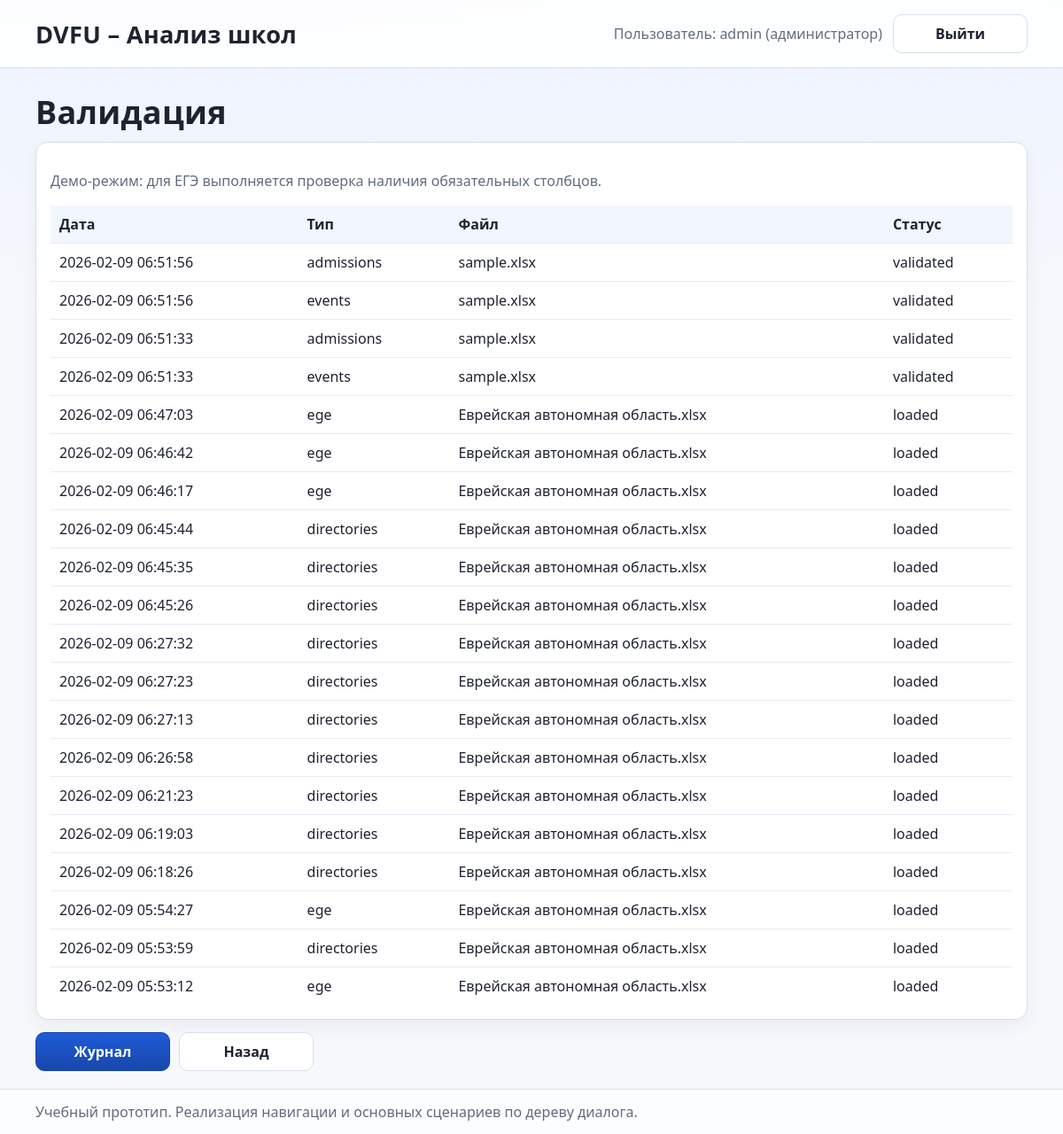
The app's page /data/validate (signed in) with its own data.
### db.py (models this page shows)
class Base(DeclarativeBase):
    pass

class User(Base):
    __tablename__ = "user"
    id = Column(Integer, primary_key=True)
    login = Column(String(64), unique=True, nullable=False, index=True)
    password_hash = Column(String(256), nullable=False)
    is_admin = Column(Boolean, default=False, nullable=False)
    created_at = Column(DateTime(timezone=True), server_default=sqlfunc.now(), nullable=False)

class ImportJob(Base):
    __tablename__ = "import_job"
    id = Column(Integer, primary_key=True)
    job_type = Column(String(32), nullable=False)  # ege | admissions | events
    filename = Column(String(255), nullable=False)
    status = Column(String(32), nullable=False, default="uploaded")  # uploaded | validated | loaded | error
    details = Column(Text, nullable=True)
    created_at = Column(DateTime(timezone=True), server_default=sqlfunc.now(), nullable=False)

### routes.py (the view)
@router.get("/data/validate")
def validation_page(request: Request, db: Session = Depends(get_db)):
    user = require_user(request, db)
    jobs = db.query(ImportJob).order_by(ImportJob.created_at.desc()).limit(20).all()
    return render("validation.html", {"request": request, "user": user, "jobs": jobs})

### templates/validation.html
{% extends "base.html" %}
{% block content %}
<h1>Валидация</h1>
<div class="card">
  <p class="muted">Демо-режим: для ЕГЭ выполняется проверка наличия обязательных столбцов.</p>
  <table class="table">
    <thead>
      <tr>
        <th>Дата</th>
        <th>Тип</th>
        <th>Файл</th>
        <th>Статус</th>
      </tr>
    </thead>
    <tbody>
    {% for j in jobs %}
      <tr>
        <td>{{ j.created_at }}</td>
        <td>{{ j.job_type }}</td>
        <td>{{ j.filename }}</td>
        <td>{{ j.status }}</td>
      </tr>
    {% endfor %}
    </tbody>
  </table>
</div>
<div class="row">
  <a class="btn" href="/data/history">Журнал</a>
  <a class="btn btn-ghost" href="/data">Назад</a>
</div>
{% endblock %}

### templates/base.html (shortened to what this page needs)
<!doctype html>
<html lang="ru">
<head>
  <link rel="stylesheet" href="/static/app.css">
</head>
<body>
  <header class="header">
    <div class="container header-row">
      <div class="brand">DVFU – Анализ школ</div>
      <div class="header-actions">
        {% if user %}
          <span class="muted">Пользователь: {{ user.login }}{% if user.is_admin %} (администратор){% endif %}</span>
          <a class="btn btn-ghost" href="/logout">Выйти</a>
        {% endif %}
      </div>
    </div>
  </header>
  <main class="container">
    {% block content %}{% endblock %}
  </main>
  <footer class="footer">
    <div class="container muted">
      Учебный прототип. Реализация навигации и основных сценариев по дереву диалога.
    </div>
  </footer>
</body>
</html>

### static/app.css (style rules this page uses)
:root { --bg-top: #eef3ff; --bg-main: #f6f8fc; --text-main: #1e2330; --text-muted: #616b80; --line: #d8dfeb; --surface: #ffffff; --surface-soft: #f8faff; --primary: #1f5bd8; --primary-strong: #1847aa; --ok-bg: #edfff4; --ok-line: #bfead0; --warn-bg: #fff4f4; --warn-line: #f6caca; font-family: "Segoe UI", -apple-system, BlinkMacSystemFont, "Helvetica Neue", Arial, sans-serif; }
*, *::before, *::after { box-sizing: border-box; }
html, body { height: 100%; }
body { margin: 0; color: var(--text-main); min-height: 100dvh; display: flex; flex-direction: column; background: radial-gradient(1200px 420px at 20% -15%, #e0e8ff 0%, transparent 58%), radial-gradient(900px 340px at 100% -10%, #dff3ff 0%, transparent 52%), linear-gradient(180deg, var(--bg-top) 0%, var(--bg-main) 28%, var(--bg-main) 100%); }
a { color: inherit; text-decoration: none; }
.container { width: min(1120px, calc(100% - 48px)); margin: 0 auto; padding: 16px 0; }
main.container { flex: 1 0 auto; padding: 28px 0 20px; }
.header { border-bottom: 1px solid var(--line); background: rgba(255, 255, 255, 0.86); backdrop-filter: blur(8px); }
.header-row { display: flex; align-items: center; justify-content: space-between; gap: 12px; }
.brand { font-size: 1.7rem; font-weight: 700; letter-spacing: 0.01em; }
.header-actions { display: flex; align-items: center; gap: 12px; }
.footer { margin-top: auto; border-top: 1px solid var(--line); background: rgba(255, 255, 255, 0.72); }
.footer .container { padding: 14px 0; }
.muted { color: var(--text-muted); }
h1 { margin: 0 0 10px; font-size: clamp(1.8rem, 3vw, 2.3rem); line-height: 1.2; letter-spacing: 0.01em; }
p { line-height: 1.45; }
.card { background: var(--surface); border: 1px solid var(--line); border-radius: 14px; padding: 16px; margin-top: 12px; box-shadow: 0 8px 20px rgba(45, 59, 95, 0.06); }
.row { display: flex; gap: 10px; flex-wrap: wrap; margin-top: 14px; align-items: end; }
.btn { background: linear-gradient(180deg, var(--primary) 0%, var(--primary-strong) 100%); color: #fff; padding: 10px 14px; border-radius: 10px; border: 1px solid var(--primary-strong); cursor: pointer; font-weight: 650; min-width: 152px; min-height: 42px; display: inline-flex; align-items: center; justify-content: center; transition: transform 0.15s ease, box-shadow 0.15s ease, filter 0.15s ease; }
.btn-ghost { background: var(--surface); color: var(--text-main); border: 1px solid var(--line); }
.table { width: 100%; border-collapse: separate; border-spacing: 0; margin-top: 10px; overflow: hidden; }
.table th, .table td { border-bottom: 1px solid #e6ebf5; padding: 10px; text-align: left; vertical-align: top; }
.table th { background: #f2f6ff; font-weight: 700; }
.table tr:last-child td { border-bottom: 0; }

### records on screen
User: login "admin"
ImportJob: created_at "2026-02-09 06:51:56", job_type "admissions", filename "sample.xlsx", status "validated"
ImportJob: created_at "2026-02-09 06:51:56", job_type "events", filename "sample.xlsx", status "validated"
ImportJob: created_at "2026-02-09 06:51:33", job_type "admissions", filename "sample.xlsx", status "validated"
ImportJob: created_at "2026-02-09 06:51:33", job_type "events", filename "sample.xlsx", status "validated"
ImportJob: created_at "2026-02-09 06:47:03", job_type "ege", filename "Еврейская автономная область.xlsx", status "loaded"
ImportJob: created_at "2026-02-09 06:46:42", job_type "ege", filename "Еврейская автономная область.xlsx", status "loaded"
ImportJob: created_at "2026-02-09 06:46:17", job_type "ege", filename "Еврейская автономная область.xlsx", status "loaded"
ImportJob: created_at "2026-02-09 06:45:44", job_type "directories", filename "Еврейская автономная область.xlsx", status "loaded"
ImportJob: created_at "2026-02-09 06:45:35", job_type "directories", filename "Еврейская автономная область.xlsx", status "loaded"
ImportJob: created_at "2026-02-09 06:45:26", job_type "directories", filename "Еврейская автономная область.xlsx", status "loaded"
ImportJob: created_at "2026-02-09 06:27:32", job_type "directories", filename "Еврейская автономная область.xlsx", status "loaded"
ImportJob: created_at "2026-02-09 06:27:23", job_type "directories", filename "Еврейская автономная область.xlsx", status "loaded"
ImportJob: created_at "2026-02-09 06:27:13", job_type "directories", filename "Еврейская автономная область.xlsx", status "loaded"
ImportJob: created_at "2026-02-09 06:26:58", job_type "directories", filename "Еврейская автономная область.xlsx", status "loaded"
ImportJob: created_at "2026-02-09 06:21:23", job_type "directories", filename "Еврейская автономная область.xlsx", status "loaded"
ImportJob: created_at "2026-02-09 06:19:03", job_type "directories", filename "Еврейская автономная область.xlsx", status "loaded"
ImportJob: created_at "2026-02-09 06:18:26", job_type "directories", filename "Еврейская автономная область.xlsx", status "loaded"
ImportJob: created_at "2026-02-09 05:54:27", job_type "ege", filename "Еврейская автономная область.xlsx", status "loaded"
ImportJob: created_at "2026-02-09 05:53:59", job_type "directories", filename "Еврейская автономная область.xlsx", status "loaded"
ImportJob: created_at "2026-02-09 05:53:12", job_type "ege", filename "Еврейская автономная область.xlsx", status "loaded"
